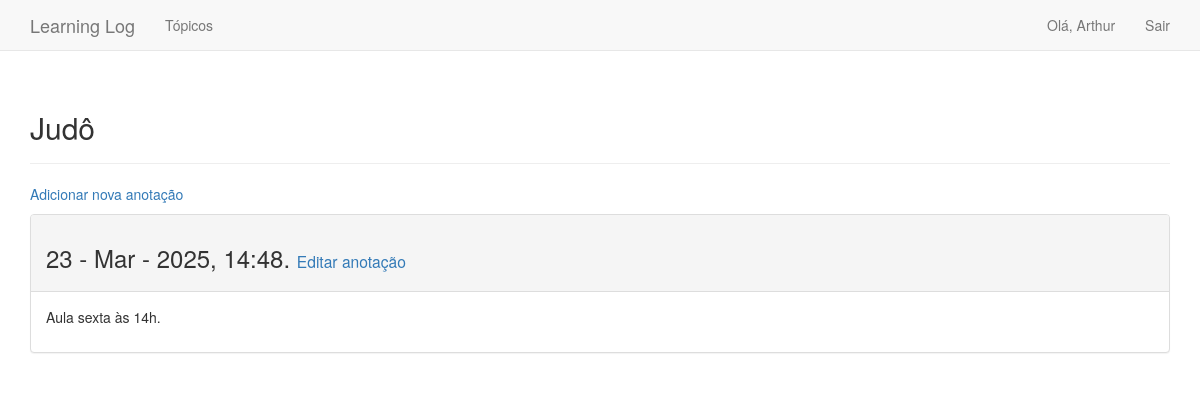
Page /topics/10/ (signed in) on the committed database.
### learning_logs/models.py (models this page shows, shortened)
class Topic(models.Model): # Define um modelo/tabela chamado Topic
    text = models.CharField(max_length=200) # Define um campo de texto com no máximo 200 caracteres
    date_added = models.DateTimeField(auto_now_add=True) # Define um campo de data e hora que armazena a data e hora atuais
    owner = models.ForeignKey(User, on_delete=models.CASCADE)
    class Meta:
        verbose_name_plural = 'topics' # Define o plural de 'Topic' como 'topics', passando essa informação para que o Django não adicione um 's' ao final do nome da tabela
    def __str__(self):
        return self.text # Retorna o texto do campo text

class Entry(models.Model):
    topic = models.ForeignKey(Topic, on_delete=models.CASCADE) # Define um campo que estabelece uma relação entre as tabelas Topic e Entry
    text = models.TextField() # Define um campo de texto
    date_added = models.DateTimeField(auto_now_add=True) # Define um campo de data e hora, automaticamente preenchido com a data e hora atuais do momento da criação do objeto
    class Meta:
        verbose_name_plural = 'entries' # Define o plural de 'Entry' como 'entries', passando essa informação para que o Django não adicione um 's' ao final do nome da tabela

### learning_logs/views.py (the view)
# urls.py: path('topics/<topic_id>/', views.topic, name='topic'), # Define a URL para a página topic.html, passando o argumento topic_id para a view topic
@login_required
def topic(request, topic_id):
    topic = Topic.objects.get(id=topic_id) # Busca um objeto Topic com o id passado como argumento
    if topic.owner != request.user: # Verifica se o dono do tópico que está sendo acessado é o usuário atual
        raise Http404 # Caso não seja, redireciona para uma página de erro padrão de Django
    entries = topic.entry_set.order_by('-date_added') # Busca todas as entradas relacionadas ao tópico e as ordena pela data de criação
    context = {'topic': topic, 'entries': entries} # Cria um dicionário com as chaves 'topic' e 'entries' e os valores topic e entries, respectivamente
    return render(request, 'learning_logs/topic.html', context) # Renderiza a página topic.html, passando o dicionário context como argumento

### learning_logs/templates/learning_logs/topic.html (shortened to what this page needs)
{% extends "learning_logs/base.html" %}
{% block header %}
    <h2>{{ topic }}</h2>
{% endblock header %}
{% block content%}
<p><a href="{% url 'new_entry' topic.id %}">Adicionar nova anotação</a></p>
    {% for entry in entries %}
        <div class="panel panel-default">
            <div class="panel-heading">
                <h3>
                    {{ entry.date_added|date:'d - M - Y, H:i.' }}
                    <small>
                        <a href="{% url 'edit_entry' entry.id %}">Editar anotação</a>
                    </small>
                </h3>
            </div>
            <div class="panel-body">
                {{ entry.text | linebreaks }}
            </div>
        </div>
        {% empty %}
        Não há entradas para este tópico.
    {% endfor %}
{% endblock content %}

### learning_logs/templates/learning_logs/base.html (shortened to what this page needs)
{% load bootstrap3 %}
<!DOCTYPE html>
<html lang="pt-br">
    <head>
        {% bootstrap_css %}
    </head>
    <body>
        <nav class="navbar navbar-default navbar-static-top">
            <div class="container">
                <div class="navbar-header">
                    <a class="navbar-brand" href="{% url 'index' %}">Learning Log</a>
                </div>
                <div id="navbar" class="collapse navbar-collapse">
                    <ul class="nav navbar-nav">
                        <li><a href="{% url 'topics' %}">Tópicos</a></li>
                    </ul>
                    <ul class="nav navbar-nav navbar-right">
                        {% if user.is_authenticated %}
                            <li><a>Olá, {{ user.username }}</a></li>
                            <li><a href="{% url 'logout' %}">Sair</a></li>
                        {% else %}
                            <li><a href="{% url 'register' %}">Registrar</a></li>
                            <li><a href="{% url 'login' %}">Entrar</a></li>
                        {% endif %}
                    </ul>
                </div>
            </div>
        </nav>
        <div class="container">
            <div class="page-header">
                {% block header %}{% endblock header %}
            </div>
            <div>
                {% block content %}{% endblock content %}
            </div>
        </div>
    </body>
</html>

### rows in the picture
Topic: text "Judô"
Entry: date_added "23 - Mar - 2025, 14:48.", text "Aula sexta às 14h."

### other values in the picture
{{ user.username }} "Arthur"
